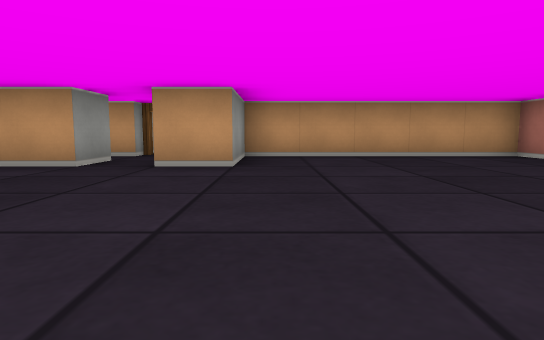
[1] (above)

24 first-person views from a walk through a cub3D ray-caster map. The camera is about half as high as the walls, tilts 6° down and sees 75° across. The floor is counted in squares. Each view is taken from the middle of a square. On the plan, view 1 faces up. The plan holds only what a view shows up to about 9 squares ahead; the rest is blank.

[2]
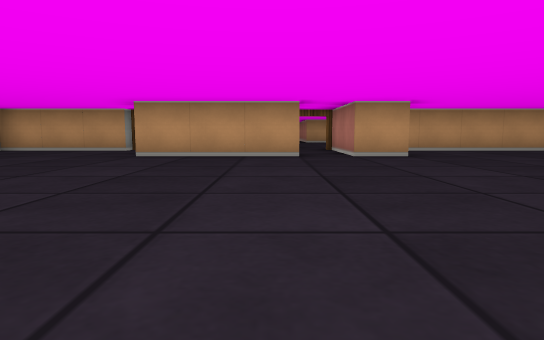

[3]
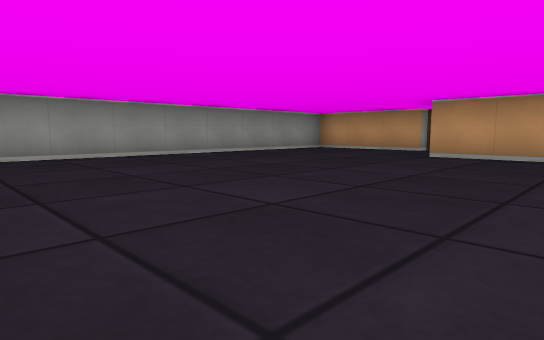

[4]
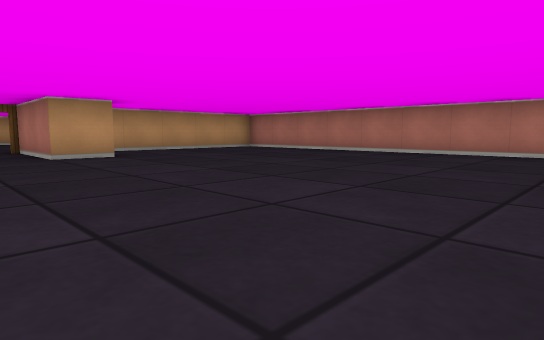

[5]
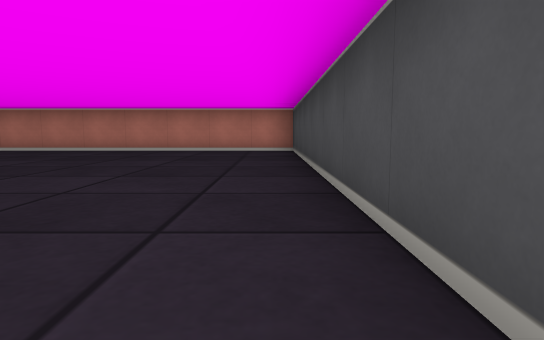

[6]
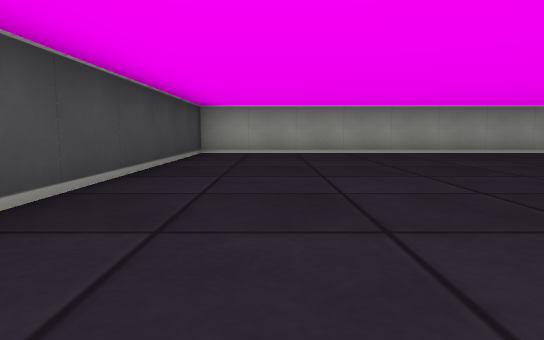

[7]
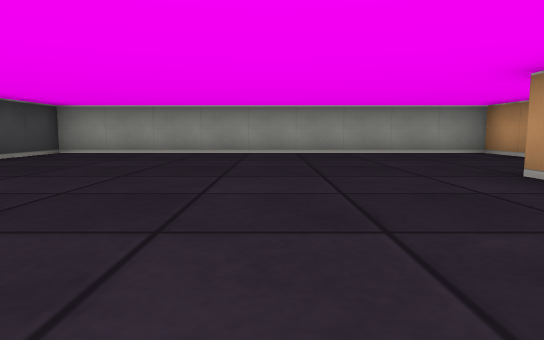

[8]
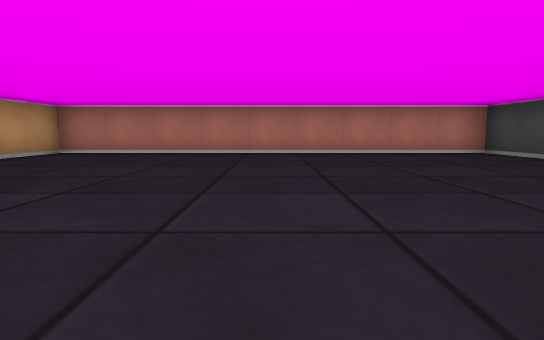

[9]
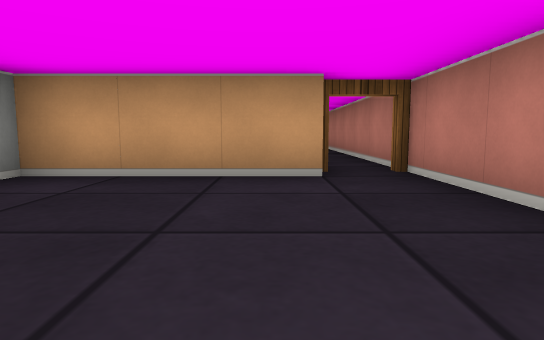

[10]
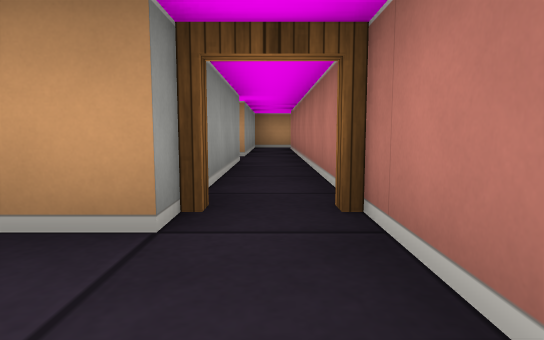

[11]
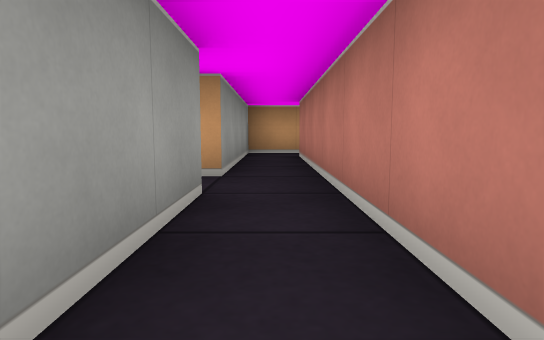

[12]
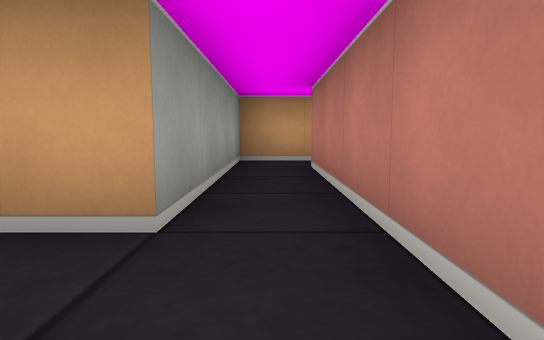

[13]
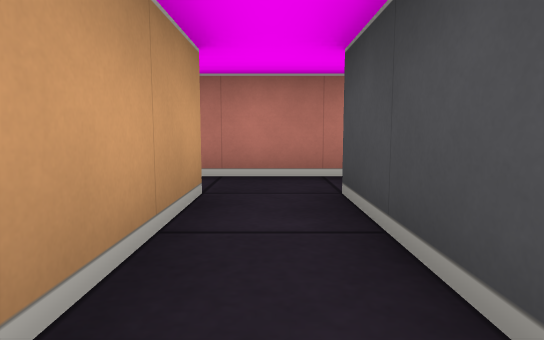

[14]
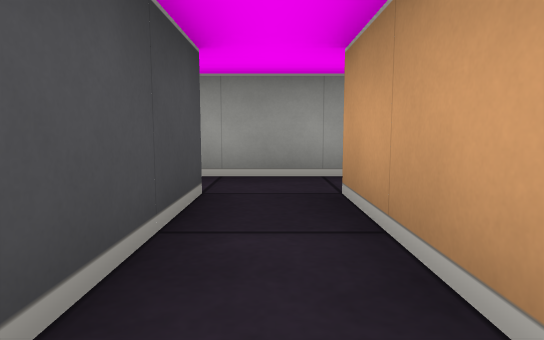

[15]
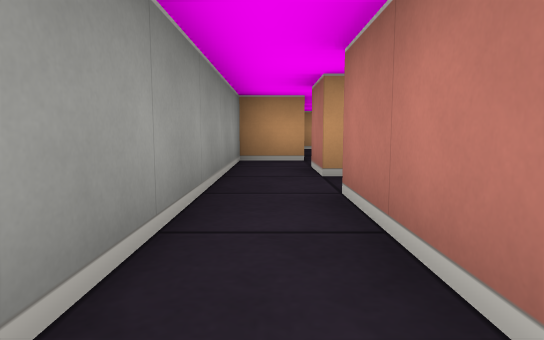

[16]
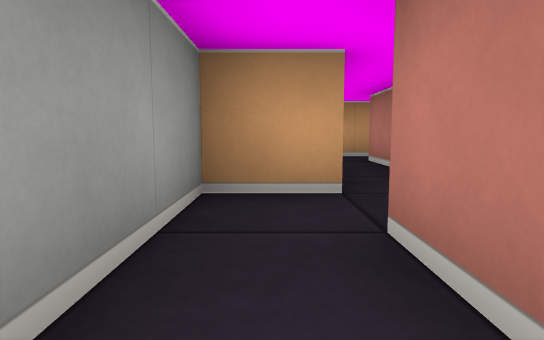

[17]
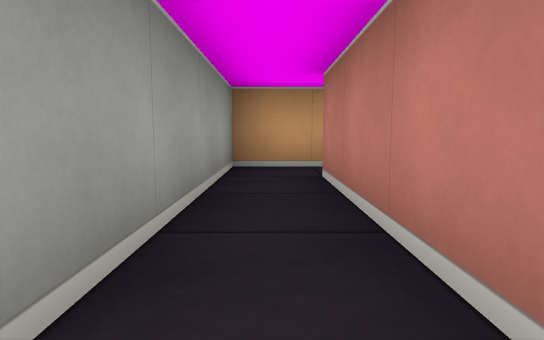

[18]
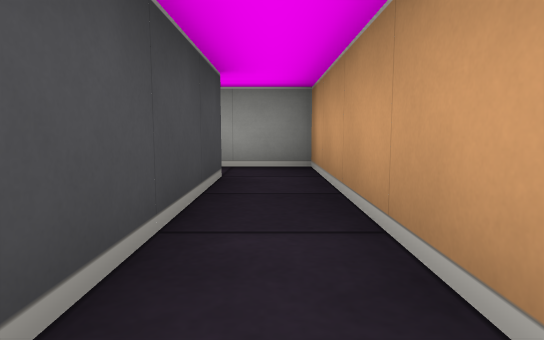

[19]
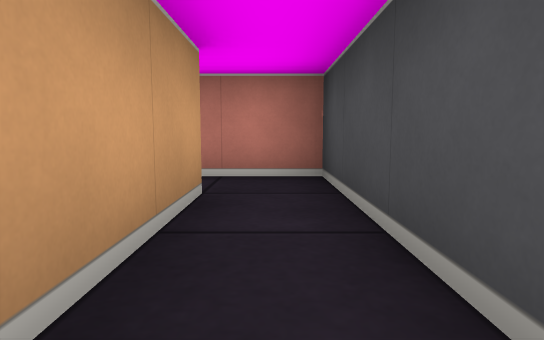

[20]
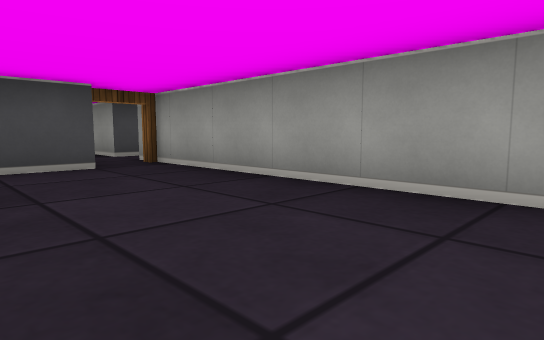

[21]
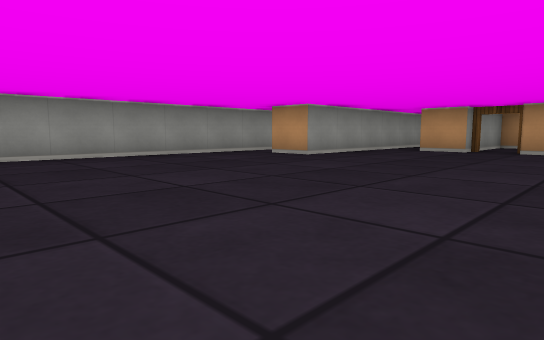

[22]
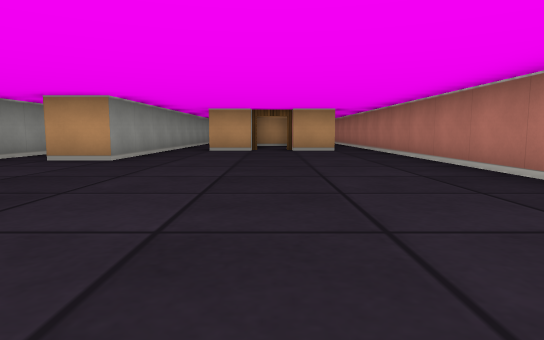

[23]
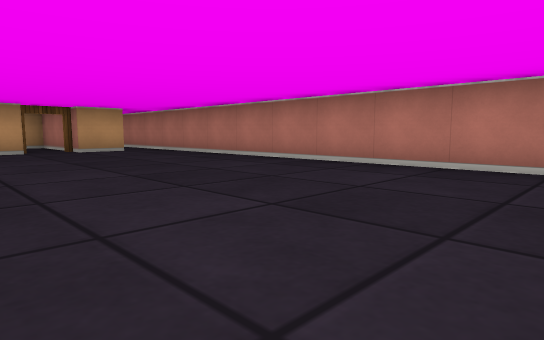

[24]
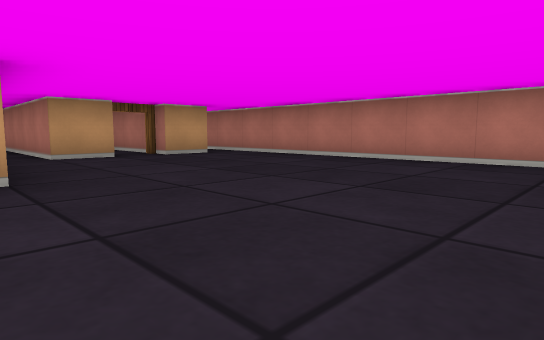

### Floor plan
Points are (right, up) in squares from view 1. A wall is a line through its corners. A room is listed if a view was taken in it or the views show most of it. See-through windows are left out.
Room 1 (views 1, 2, 3, 4, 5, 6, 7, 8, 9, 10)
walls: (-2.5, 5.5) (-2.5, 4.5) (-5.5, 4.5); (-5.5, 4.9) (-5.5, 7.1); (-6.5, 6.5) (-9.5, 6.5) (-9.5, -2.5) (4.5, -2.5) (4.5, 6.5) (-0.5, 6.5) (-0.5, 4.5) (-1.5, 4.5) (-1.5, 5.4)
ways out: open door at (-6, 7) to room 2; opening at (-2, 5) to room 6
Room 2 (views 11, 12, 14)
walls: (-8.5, 10.5) (-6.5, 10.5) (-6.5, 6.5); (-5.5, 7.1) (-5.5, 14.5); (-5.4, 15.5) (-6.5, 15.5) (-6.5, 11.5) (-8.5, 11.5)
ways out: open door at (-6, 7) to room 1; opening at (-7.5, 11) to room 3; opening at (-5, 15)
Room 3 (views 13, 15, 16, 17)
walls: (-8.5, 11.5) (-8.5, 12.5); (-8.5, 8.5) (-8.5, 10.5); (-8.5, 13.5) (-9.5, 13.5) (-9.5, 8.5)
ways out: opening at (-7.5, 11) to room 2; opening at (-8, 14) to room 4
Room 4 (views 18, 19)
walls: (-4.5, 17.5) (-8.5, 17.5) (-8.5, 13.5); (-7.5, 13.5) (-7.5, 16.5) (-3.5, 16.5) (-3.5, 17.8)
ways out: opening at (-8, 14) to room 3; opening at (-4, 18)
Room 5 (views 20, 21, 22, 23, 24)
walls: (-2.5, 13.4) (-2.5, 6.5); (1.5, 16.5) (0.5, 16.5); (4.5, 8.5) (4.5, 16.4); (-1.6, 7.5) (-0.5, 7.5); (3.6, 16.5) (2.5, 16.5); (-0.5, 17.1) (-0.5, 13.5) (-1.5, 13.5)
ways out: open door at (-2, 7) to room 6; opening at (-2, 13); opening at (0, 17); opening at (4, 17); open door at (2, 17)
Room 6 (no view inside)
walls: (-3, 5.5) (-2.5, 5.5); (-2.5, 6.5) (-3, 6.5); (-1.5, 5.4) (-1.5, 7.1)
ways out: opening at (-2, 5) to room 1; open door at (-2, 7) to room 5; opening at (-3, 6)

Where each view was taken, in squares from view 1:
view 1: 0 up, 0 right, facing up
view 2: 2 down, 3 left, facing up
view 3: 2 down, 3 left, facing up-left
view 4: 2 down, 3 left, facing up-right
view 5: 2 down, 4 left, facing right
view 6: 1 down, 2 left, facing left
view 7: 2 up, 2 left, facing left
view 8: 2 up, 3 left, facing right
view 9: 3 up, 7 left, facing up
view 10: 5 up, 6 left, facing up
view 11: 8 up, 6 left, facing up
view 12: 10 up, 6 left, facing up
view 13: 11 up, 9 left, facing right
view 14: 11 up, 6 left, facing left
view 15: 8 up, 9 left, facing up
view 16: 11 up, 9 left, facing up
view 17: 13 up, 8 left, facing up
view 18: 17 up, 4 left, facing left
view 19: 17 up, 7 left, facing right
view 20: 12 up, 0 right, facing down-left
view 21: 8 up, 4 right, facing up-left
view 22: 8 up, 2 right, facing up
view 23: 8 up, 0 right, facing up-right
view 24: 10 up, 1 left, facing up-right
